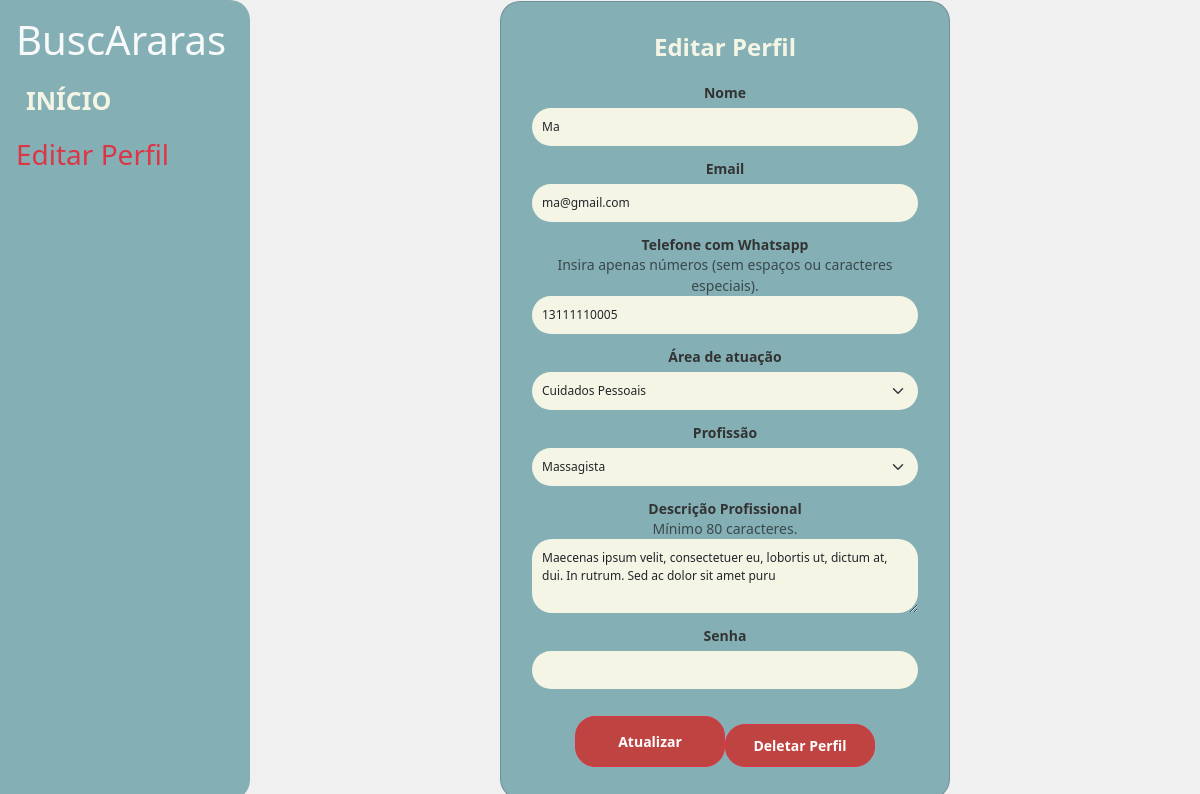
The page /buscararas/editar_perfil.php (signed in) on the database as committed earlier.
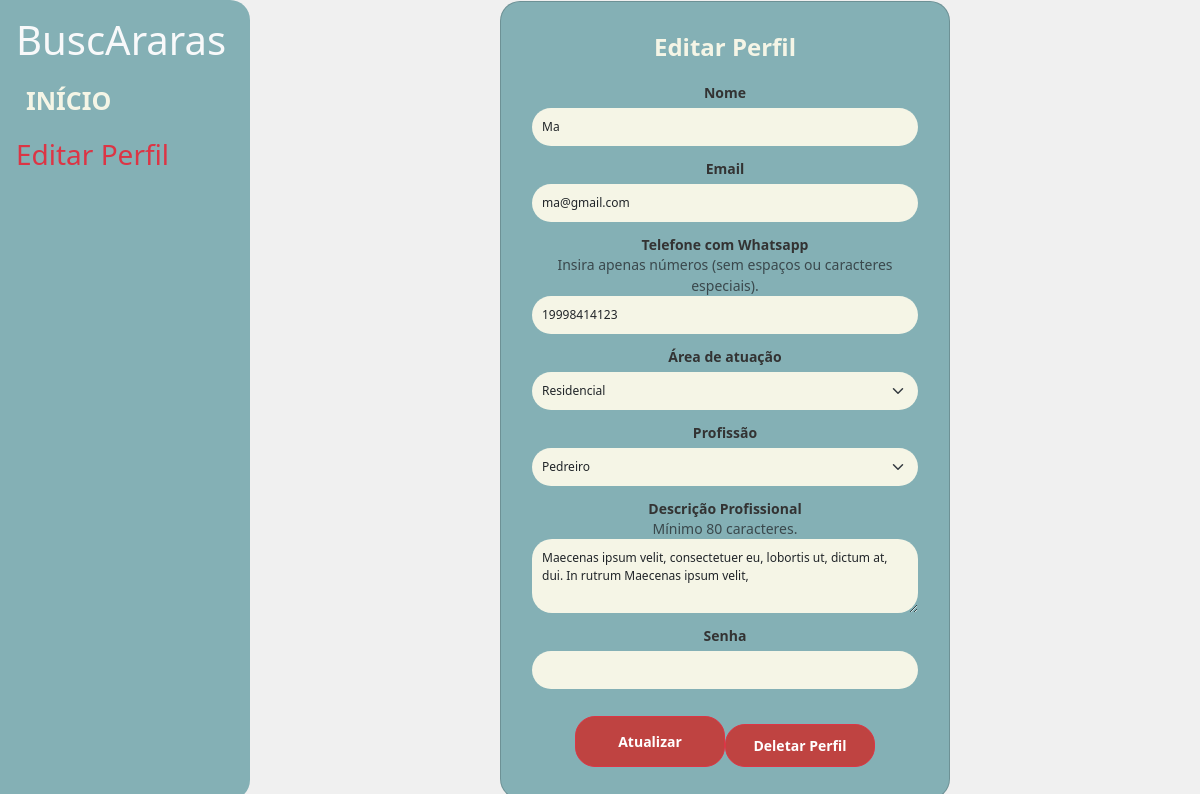
The same page on the database as committed later.
### tables this page shows
CREATE TABLE `profissional` (
  `id_profissional` int(11) NOT NULL,
  `nome_profissional` varchar(50) NOT NULL,
  `senha_profissional` varchar(255) NOT NULL,
  `descricao_profissional` text DEFAULT NULL,
  `email_profissional` varchar(50) NOT NULL,
  `tel_profissional` varchar(11) NOT NULL,
  `ranking_profissional` int(11) NOT NULL,
  `fk_departamentos_id_area` int(11) NOT NULL,
  `fk_profissoes_id_profissao` int(11) NOT NULL
);

CREATE TABLE `departamentos` (
  `id_area` int(11) NOT NULL,
  `nome_area` varchar(50) NOT NULL
);

CREATE TABLE `profissoes` (
  `id_profissao` int(11) NOT NULL,
  `nome_profissao` varchar(60) NOT NULL,
  `fk_departamentos_id_area` int(11) NOT NULL
);

### buscararas/editar_perfil.php (the view, shortened to what this page needs)
<?php
include 'db.php';
$usuario_id = $_SESSION['id_profissional'];
$query = "SELECT profissional.*, departamentos.nome_area, profissoes.nome_profissao
          FROM profissional
          LEFT JOIN departamentos ON profissional.fk_departamentos_id_area = departamentos.id_area
          LEFT JOIN profissoes ON profissional.fk_profissoes_id_profissao = profissoes.id_profissao
          WHERE id_profissional = :id";
$stmt = $conn->prepare($query);
$stmt->bindParam(':id', $usuario_id);
$stmt->execute();
$usuario = $stmt->fetch(PDO::FETCH_ASSOC);
?>
<!DOCTYPE html>
<html lang="pt-br">
<head>
    <link href="https://cdn.jsdelivr.net/npm/bootstrap@5.3.3/dist/css/bootstrap.min.css" rel="stylesheet">
    <link rel="stylesheet" href="css/style.css" type="text/css">
</head>
<body>
    <div class="container-fluid p-0 vh-100 d-flex">
        <div class="sidebar d-flex flex-column p-3">
            <h1 class="text-light text-left">BuscAraras</h1>
            <a class="btn btn-light no-border mb-2 tamanho" href="index.php">Início</a>
            <h3 class="text-danger text-left">Editar Perfil</h3>
        </div>
        <div class="main-content d-flex justify-content-center align-items-center">
            <div class="card form-card">
                <div class="card-body">
                    <h4 class="card-title text-center">Editar Perfil</h4>
                    <form action="editar_perfil.php" method="POST">
                        <div class="form-group">
                            <label for="nome">Nome</label>
                            <input type="text" class="form-control" id="nome" name="nome_profissional" value="<?= htmlspecialchars($usuario['nome_profissional']) ?>" required>
                        </div>
                        <div class="form-group">
                            <label for="email">Email</label>
                            <input type="email" class="form-control" id="email" name="email_profissional" value="<?= htmlspecialchars($usuario['email_profissional']) ?>" required>
                        </div>
                        <div class="form-group">
                            <label for="telefone">Telefone com Whatsapp</label>
                            <small class="form-text text-muted" style="margin-top: -6px;">Insira apenas números (sem espaços ou caracteres especiais).</small>
                            <input type="tel" class="form-control" id="telefone" maxlength="11" name="tel_profissional" value="<?= htmlspecialchars($usuario['tel_profissional']) ?>" required pattern="[0-9]{11}">
                        </div>
                        <div class="form-group">
                            <label for="area-atuacao">Área de atuação</label>
                            <select class="form-select" id="area-atuacao" name="fk_departamentos_id_area" required onchange="carregarProfissoes()">
                                <option selected value="<?= $usuario['fk_departamentos_id_area'] ?>"><?= $usuario['nome_area'] ?></option>
                            </select>
                        </div>
                        <div class="form-group">
                            <label for="profissao">Profissão</label>
                            <select class="form-select" id="profissao" name="fk_profissoes_id_profissao" required>
                                <option selected value="<?= $usuario['fk_profissoes_id_profissao'] ?>"><?= $usuario['nome_profissao'] ?></option>
                            </select>
                        </div>
                        <div class="form-group">
                            <label for="descricao">Descrição Profissional</label>
                            <small class="form-text text-muted" style="margin-top: -6px;">Mínimo 80 caracteres.</small>
                            <textarea class="form-control" id="descricao" name="descricao_profissional" rows="3" minlength="80" required><?= htmlspecialchars($usuario['descricao_profissional']) ?></textarea>
                        </div>
                        <div class="form-group">
                            <label for="senha">Senha</label>
                            <input type="password" class="form-control" id="senha" name="senha_profissional" required maxlength="8" pattern=".{6,8}" title="A senha deve ter entre 6 e 8 caracteres.">
                        </div>
                        <div class="btn-container">
                            <button type="submit" class="btn btn-danger btn-sm btn-block">Atualizar</button>
                            <a href="deletar_perfil.php" class="btn btn-danger btn-sm btn-block mt-2" onclick="return confirm('Tem certeza que deseja deletar seu perfil?')">Deletar Perfil</a>
                        </div>
                    </form>
                </div>
            </div>
        </div>
    </div>
</body>
</html>

Rows that differ between the two databases and show on the page:
changed profissional "Ma": tel_profissional "13111110005" → "19998414123"; fk_departamentos_id_area "Cuidados Pessoais" → "Residencial"; fk_profissoes_id_profissao "Massagista" → "Pedreiro"; descricao_profissional "Maecenas ipsum velit, consectetuer eu, lobortis ut, dictum at, dui. In rutrum. Sed ac dolor sit amet puru" → "Maecenas ipsum velit, consectetuer eu, lobortis ut, dictum at, dui. In rutrum Maecenas ipsum velit,"
